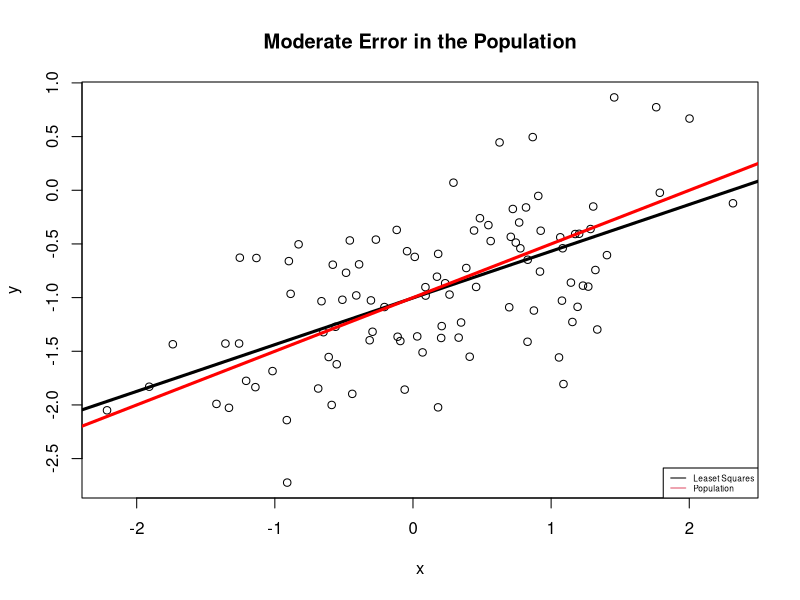
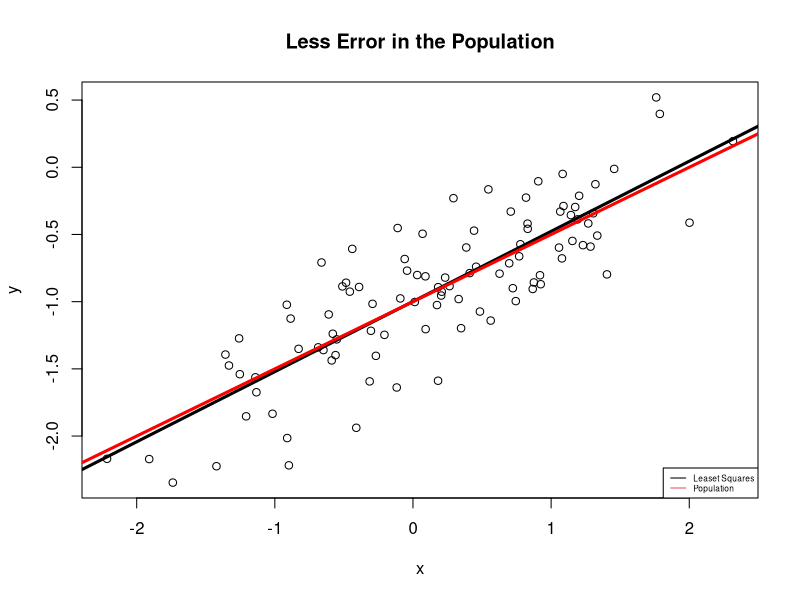
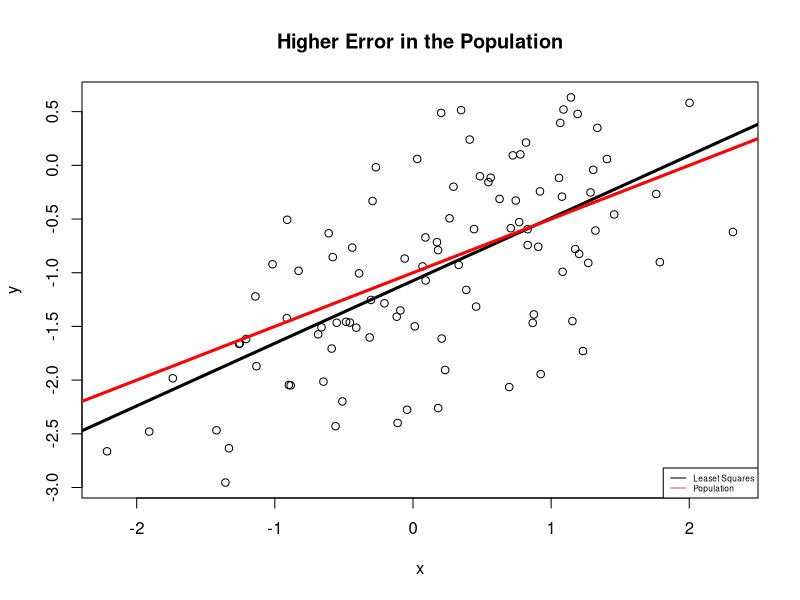
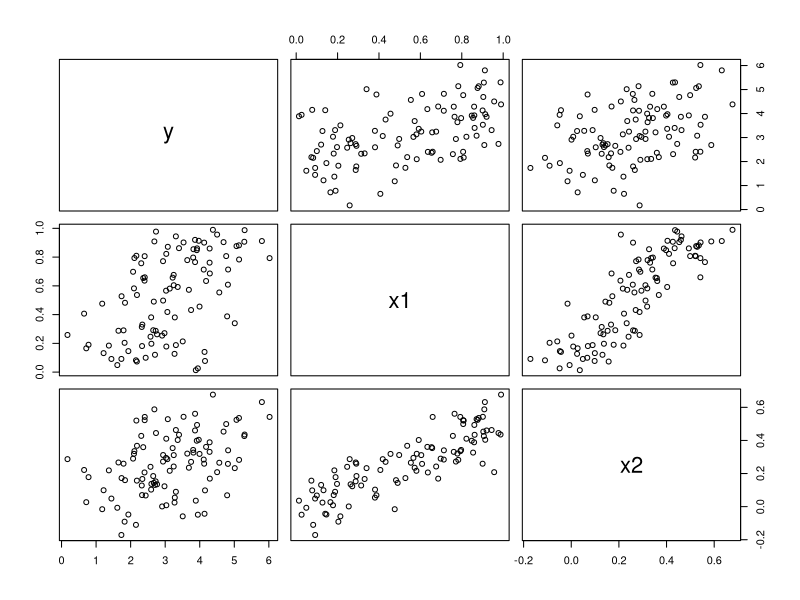
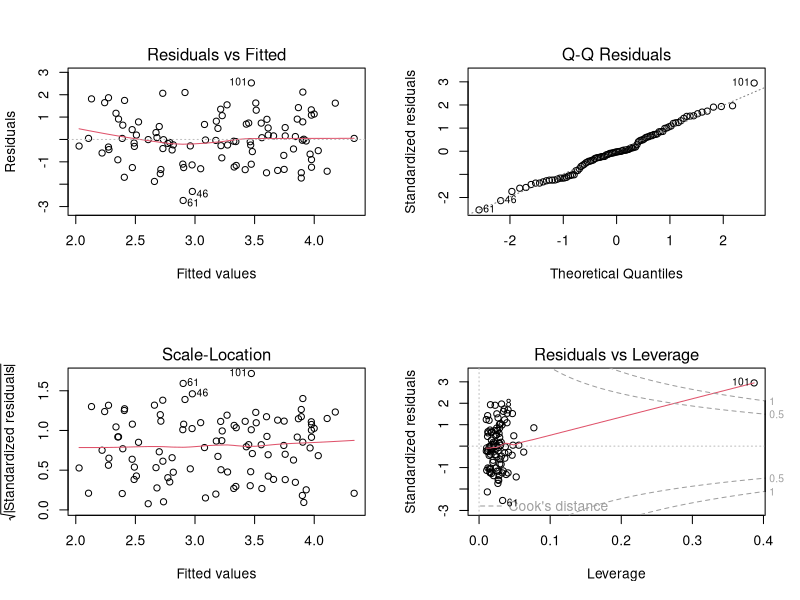
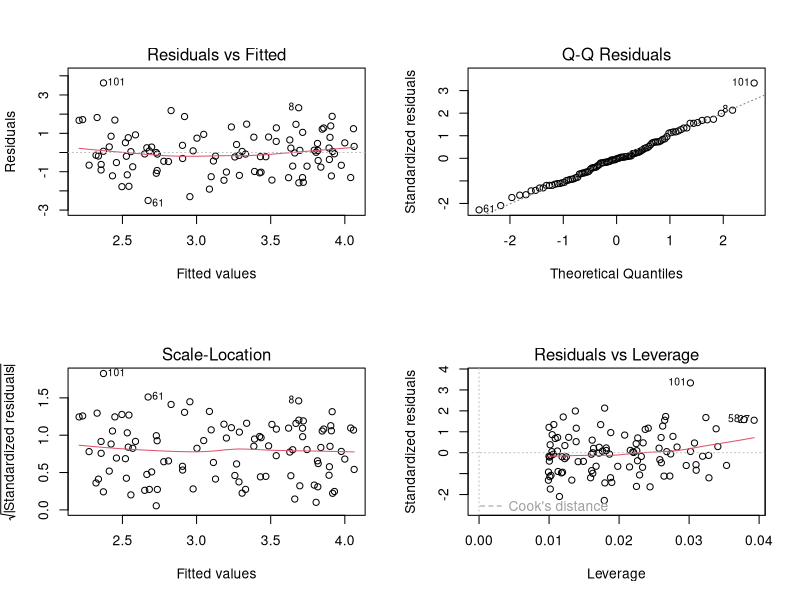
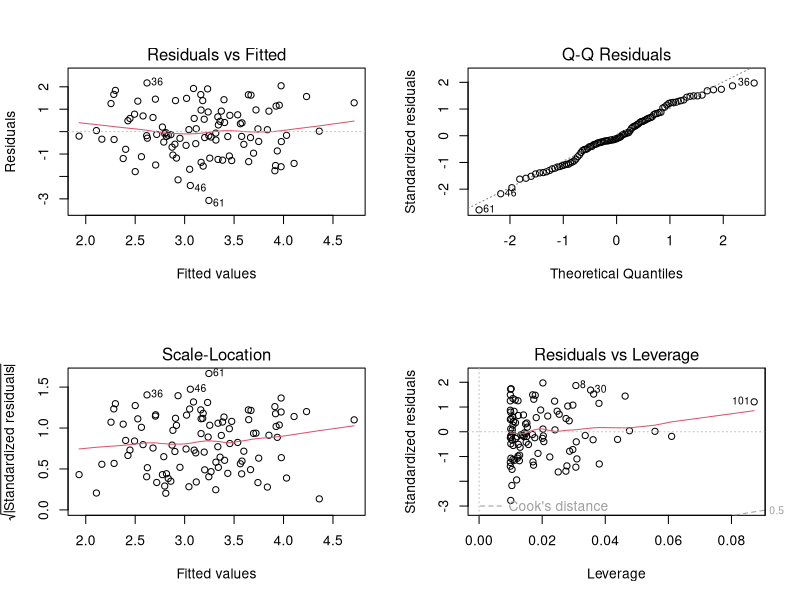
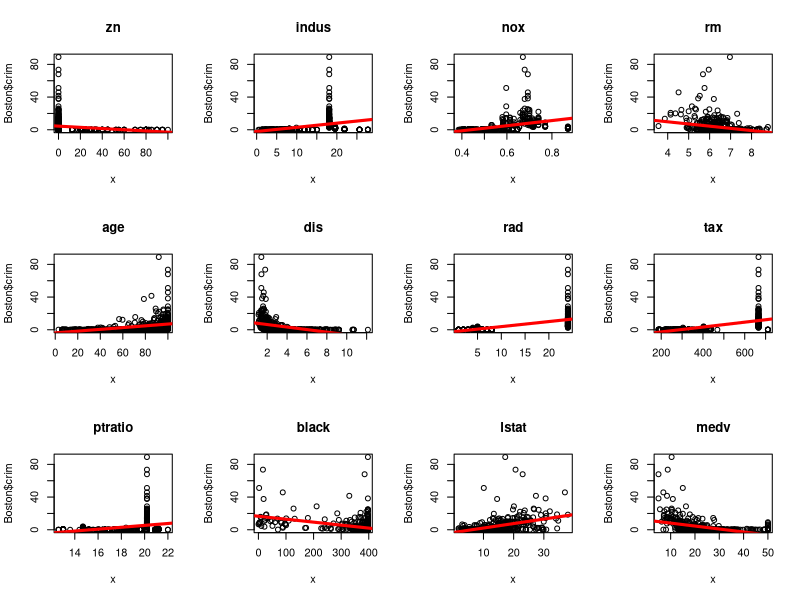

Source code (R) for these figures, in order:
# Linear Regression
rm(list=ls())

#####################
#### Part 01     ####
#####################
# Simple Linear Regression
# create simulated data sets and fit simple linear regression models to them.
set.seed(5072)
x <- rnorm(100,mean=0,sd=1)
ep <- rnorm(100,mean=0,sd=0.5)
y = -1 + 0.5*x + ep
length(y)
# e)Comment: in this model, beta0=-1, beta1=0.05
plot(x,y, main="Moderate Error in the Population", xlab="x", ylab="y")
# g)Comment: the relationship between x and y is positive, moderate linear, the amount of variability observed is around 35%. 
mod <- lm(y~x)
coef(mod)
# i)a)Comment: beta0hat=-1, beta1hat=0.435
# i)b)Comment: beta0hat is almost the same as beta0, whereas beta1hat is very close but not the same as beta1.
abline(coef(mod), lwd=3, col="black")
y1 = -1 + 0.5*x
c <- lm(y1~x)
abline(coef(c), lwd=3, col="red")
legend("bottomright", legend = c("Leaset Squares", "Population"), col=c(1, 2), cex=.5, lty=c(1,1))
mode <- lm(formula=y ~ poly(x,2))
coef(mode)
anova(mod,mode)
R2<-summary(mod)$r.squared
# n)Comment: Since the F-statistic < 1, there is no relationship between the response and predictor x^2. p-value=0.5683, which is greater than the biggest alpha 0.1, accept the null hypothesis that no significant difference between model1 and model2. 
##############################################################################################
# Run b-m again with ep_var=0.1
#set.seed(5072)
#x <- rnorm(100,mean=0,sd=1)
ep <- rnorm(100,mean=0,sd=sqrt(0.1))
y = -1 + 0.5*x + ep
length(y)
# e)Comment: in this model, beta0=-1, beta1=0.05
plot(x,y, main="Less Error in the Population", xlab="x", ylab="y")
# g)Comment: the relationship between x and y is positive, strongly linear, the amount of variability observed is around 90%. 
mod2 <- lm(y~x)
coef(mod2)
# i)a)Comment: beta0hat=-0.999, beta1hat=0.521995
# i)b)Comment: beta0hat is almost the same as beta0, whereas beta1hat is very close but not the same as beta1.
abline(coef(mod2), lwd=3, col="black")
y1 = -1 + 0.5*x
c <- lm(y1~x)
abline(coef(c), lwd=3, col="red")
legend("bottomright", legend = c("Leaset Squares", "Population"), col=c(1, 2), cex=.5, lty=c(1,1))
mode2 <- lm(formula=y ~ poly(x,2))
coef(mode2)
anova(mod2,mode2)
R2<-summary(mod2)$r.squared
# n)Comment: Since the F-statistic < 1, there is no relationship between the response and predictor x^2. p-value=0.5683, which is greater than the biggest alpha 0.1, accept the null hypothesis that no significant difference between model1 and model2. 
##################################################################################################3
# Run b-m again with ep_var=0.5
#set.seed(5072)
#x <- rnorm(100,mean=0,sd=1)
ep <- rnorm(100,mean=0,sd=sqrt(0.5))
y = -1 + 0.5*x + ep
length(y)
# e)Comment: in this model, beta0=-1.074, beta1=0.5832
plot(x,y, main="Higher Error in the Population", xlab="x", ylab="y")
# g)Comment: the relationship between x and y is positive, strongly linear, the amount of variability observed is around 90%. 
mod3 <- lm(y~x)
coef(mod3)
# i)a)Comment: beta0hat=-1, beta1hat=0.408
# i)b)Comment: beta0hat is almost the same as beta0, whereas beta1hat is very close but not the same as beta1.
abline(coef(mod3), lwd=3, col="black")
y1 = -1 + 0.5*x
c <- lm(y1~x)
abline(coef(c), lwd=3, col="red")
legend("bottomright", legend = c("Leaset Squares", "Population"), col=c(1, 2), cex=.5, lty=c(1,1))
mode3 <- lm(formula=y ~ poly(x,2))
coef(mode3)
anova(mod3,mode3)
R2<-summary(mod3)$r.squared
# n)Comment: Since the F-statistic < 1, there is no relationship between the response and predictor x^2. p-value=0.5683, which is greater than the biggest alpha 0.1, accept the null hypothesis that no significant difference between model1 and model2. 
#################################################################################################3
# q)Comment: in the previous three plot, I fitted the regression lines for y with ep_variance=0.25, 0.1, and 0.5. The linear regression line fit better when ep_variance is smaller.
confint(mod) #original dataset
confint(mod2) #less noisy dataset
confint(mod3) #nosier dataset
# s)Comment: Larger variance results in larger widths. 

#####################
#### PART 02     ####
#####################
# Collinearity practice
set.seed(5072)
x1 <- runif(100)
x2 <- 0.5*x1+rnorm(100)/10
y=2+2*x1+0.3*x2+rnorm(100)
# b)Comment: beta0=2, beta1=2, beta2=0.3
cor(y,x1)
cor(y,x2)
cor(x1,x2)
pairs(data.frame(y,x1,x2))
# e)Comment: correlation between y,x1=0.51, which is moderate uphill (positive) relationship; between y,x2=0.409, which is moderate uphill linear relationship, between x1,x2=0.844, which is a strong uphill linear relationship. 
lm.fit.both <- lm(y~x1+x2)
lm.fit.both
summary(lm.fit.both)
# h)Comment: look at the Pr(>|t|), beta0hat and beta1hat are indicated highly significant, reject null hypothesis of not related, that beta0hat and beta1hat have relationship with y, whereas beta2hat is not significant and thus has no relationship with y. 
# i)Comment: Yes, can reject the null hypothesis H0:beta1=0. Accept the H0: beta2=0. I got this conclusion by observing the Pr(>|t|) of those two betahats. When P-value < alpha, reject null hypothesis.
lm.fit.justx1 <- lm(y~x1)
summary(lm.fit.justx1)
# k)Comment: Can reject the null hypothesis H0:beta1=0 because the summamry shows that Pr(>|t|) is *** which means highly significant. 
lm.fit.justx2 <- lm(y~x2)
summary(lm.fit.justx2)
# m)Comment: Can reject the null hypothesis H0:beta2=0 because the summary shows its highly significant. 
# n)Comment: The results contradict. Both x1 and x2 have some relationship with y if use x1 and x2 seperately to influence y. x1 has higher influence on y than x2, so when relating x1 and x2 together to indicate y, beta1hat shows more significance than beta2hat. X2 is affected by x1, means they have colinearity, in ml.fit.both, since we already have x1, then x2 is not needed in the model because it is has linear correlation with x1. 
##############################################################################
x1=c(x1,0.1)
x2=c(x2,0.8)
y=c(y,6)
lm.fit.both1 <- lm(y~x1+x2)
lm.fit.both1
summary(lm.fit.both1)
lm.fit.justx11 <- lm(y~x1)
summary(lm.fit.justx11)
lm.fit.justx21 <- lm(y~x2)
summary(lm.fit.justx21)
# q)Comment: In lm.fit.both: beta0hat is highly significant, beta1hat's significance dropped, beta2hat's significance raised. 
# q)Comment: In lm.fit.justx1 and lm.fit.justx2, x1 and x2 are still seperately highly significant.
par(mfrow=c(2,2))
plot(lm.fit.both1)
plot(lm.fit.justx11)
plot(lm.fit.justx21)
# r)Comment: point 101 is an outlier and high-leverage point. 

#####################
#### PART 0      ####
#####################
# Simple vs. Multiple Regression, practice with Extraction Functions
# use Boston dataset in MASS package. 
# try to predict per capita crime rate using the other variables in this data set.
library(MASS)
set.seed(5072)
B <- Boston
#B <- data.frame(Boston)
Predictor <- names(Boston)
B1 <- B[-1] # Keep all the predictors in the Boston data

# This step filled the "Predictors" column of table PT.
n <- ncol(B1)
PT <- matrix(rep(0),nrow=n, ncol=5) # PT = PredictTable
colnames(PT) <- c("Predictor", "F-Statistic", "p-Value", "Beta0_hat", "Beta1_hat")
PT[,1] <- names(B1) # fill Predictors
for (i in 1:n){
  PT[i,2] <- summary(lm(B[,1]~B1[,i]))$fstatistic[1] #fill the "F-Statistic" column of table PT.
  PT[i,3] <- anova(lm(B[,1]~B1[,i]))$'Pr(>F)'[1] #fill the "p-Value" column of the table PT.
  PT[i,4] <- coef(lm(B[,1]~B1[,i]))[1] #fill the "beta_hat" columns of the table PT.
  PT[i,5] <- coef(lm(B[,1]~B1[,i]))[2]
}

PT <- data.frame(PT, stringsAsFactors = FALSE)
PT[,2] <- as.numeric(PT[,2])
PT[,3] <- as.numeric(PT[,3])
PT[,4] <- as.numeric(PT[,4])
PT[,5] <- as.numeric(PT[,5])

#delete p>0.05, keep p<0.05 to reject null hypothesis
alp5 <- PT[(PT[,3]<0.05),]
B2 <- B1[(PT[,3]<0.05),]
alp5[,1]

# plot each predictors
which(PT[,3]>0.05)
Bnew <- B[,-4]
B1new <- B1[,-3]

par(mfrow=c(3,4))
for (i in 1:(n-1)){
  plot(B1new[,i], Bnew[,1], main=alp5[i,1], xlab="x", ylab="Boston$crim") ##ok
  abline(coef(lm(Bnew[,1]~B1new[,i])), lwd=3, col="red")
}
par(mfrow=c(1,1))

# d, Fit a multiple regression model to predict the response using all of the predictors.
#mul <- lm(formula=B$crim~B1$zn+B1$indus+B1$chas+B1$nox+B1$rm+B1$age+B1$dis+B1$rad+B1$tax+B1$ptratio+B1$black+B1$lstat+B1$medv)
mul <- lm(formula=B$crim~B1$zn+B1$indus+B1$chas+B1$nox+B1$rm+B1$age+B1$dis+B1$rad+B1$tax+B1$ptratio+B1$black+B1$lstat+B1$medv)$coefficients

summary(mul)
anova(lm(formula=B$crim~B1$zn+B1$indus+B1$chas+B1$nox+B1$rm+B1$age+B1$dis+B1$rad+B1$tax+B1$ptratio+B1$black+B1$lstat+B1$medv))
confint(lm(formula=B$crim~B1$zn+B1$indus+B1$chas+B1$nox+B1$rm+B1$age+B1$dis+B1$rad+B1$tax+B1$ptratio+B1$black+B1$lstat+B1$medv))


# e, already created, check alp5

# f, 
plot(PT$Beta1_hat, mul[2:14], xlab="Univariate", ylab="Multiple")
# g)Comment: from the plot, can see that most of the univariate and multiple regression grouped together at the upper left cornor with the values approximation agreed. There is one outlier in this plot where univariate of one predictor is very high around 30 but multiple regression shows that this predictor has a very strong negative coefficient with the response of around -10. I would say Multiple can give a more accurate prediction. Because single predictors correspond to the response more precisely to the predictor, the parameter associated will be more accurate because the interval due to the confidence level is narrower compared to that of the multiple fitting. 

#anova(lm(Bnew$crim~B1new$medv),lm(Bnew$crim ~ poly(B1new$medv, 3, raw=TRUE)))$'F'[2]
#anova(lm(Bnew$crim~B1new$medv),lm(Bnew$crim ~ poly(B1new$medv, 3, raw=TRUE)))$'Pr(>F)'[2]
g <- matrix(rep(0),nrow=n-1, ncol=3) # PT = PredictTable
colnames(g) <- c("Predictor", "fstat", "pvalueofFstat")
g[,1] <- names(B1new) # fill Predictors

#### cannot use this one, dont know why. Error: invalid type (list)
#for (i in 1:n-1){
#  g[i,2] <- anova(lm(Bnew$crim~B1new[,i]),lm(Bnew$crim ~ poly(B1new[,i], 3, raw=TRUE)))$'F'[2] #fill the "F-Statistic" column of table g.
#  g[i,3] <- anova(lm(Bnew$crim~B1new[,i]),lm(Bnew$crim ~ poly(B1new[,i], 3, raw=TRUE)))$'Pr(>F)'[2] #fill the "p-Value" column of the table g.
#}

for (i in 1:12){
  mode1 <- lm(Bnew$crim~B1new[,i])                                                           
  mode2 <- lm(Bnew$crim ~ poly(B1new[,i], 3, raw=TRUE))
  g[i,2] <- anova(mode1, mode2)$'F'[2]  
  g[i,3] <- anova(mode1, mode2)$'Pr(>F)'[2]
}
g <- data.frame(g, stringsAsFactors = FALSE)
g[,2] <- as.numeric(g[,2])
g[,3] <- as.numeric(g[,3])
g <- g[order(g$pvalueofFstat),] # Sort by pvalueofFstat in ascending order.

#delete p>0.05, keep p<0.05 to reject null hypothesis
alpha5 <- g[(g[,3]<0.05),]
alpha5[,1] # we can reject the null hypothesis with these predictors.                                                                                                                                                                                                                                                                                                                                                                                                                                                                                                                                                                                                                                                                                                                                                      




